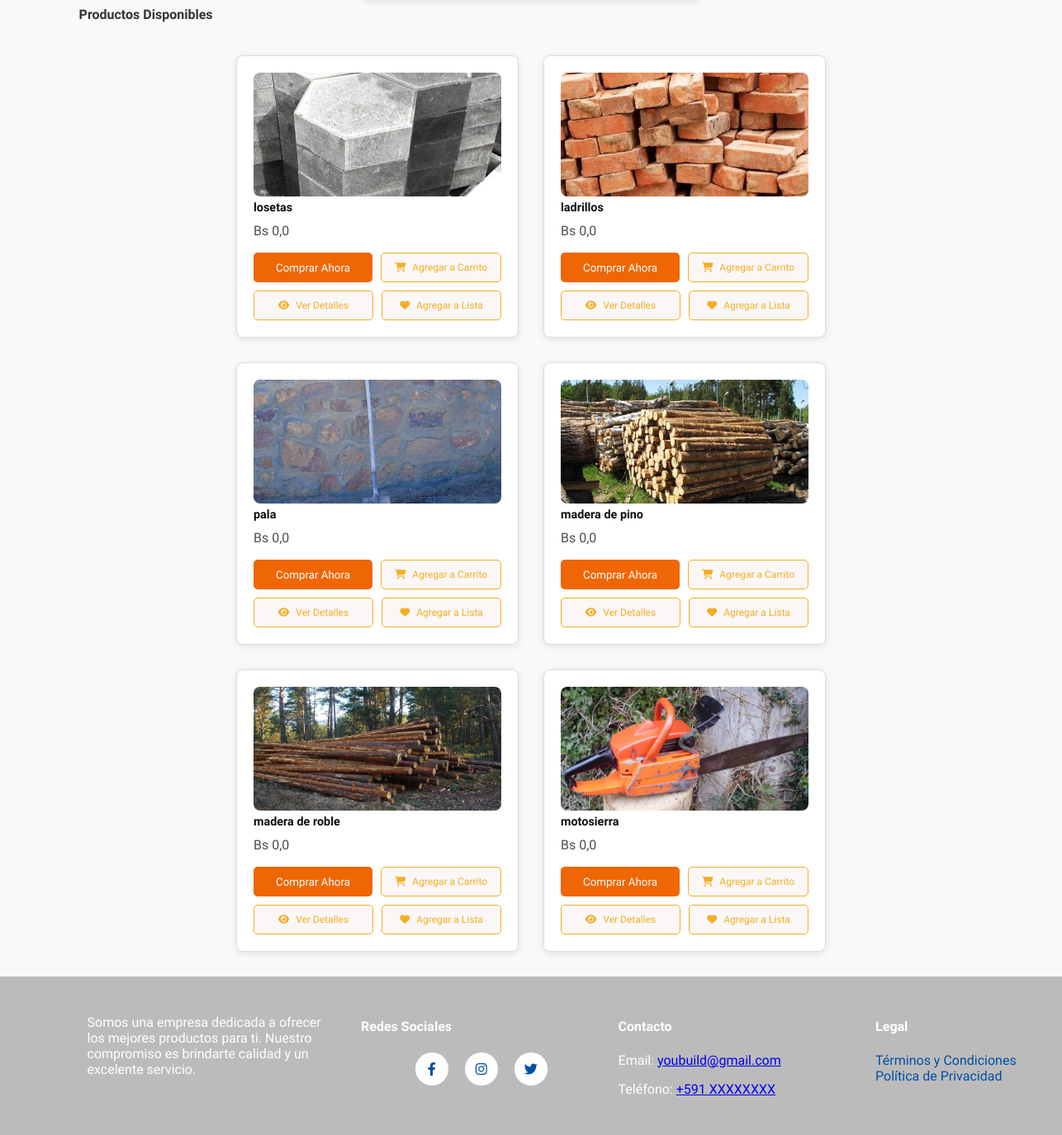
The page /buscar/ (signed in, lower part) on the database as committed earlier.
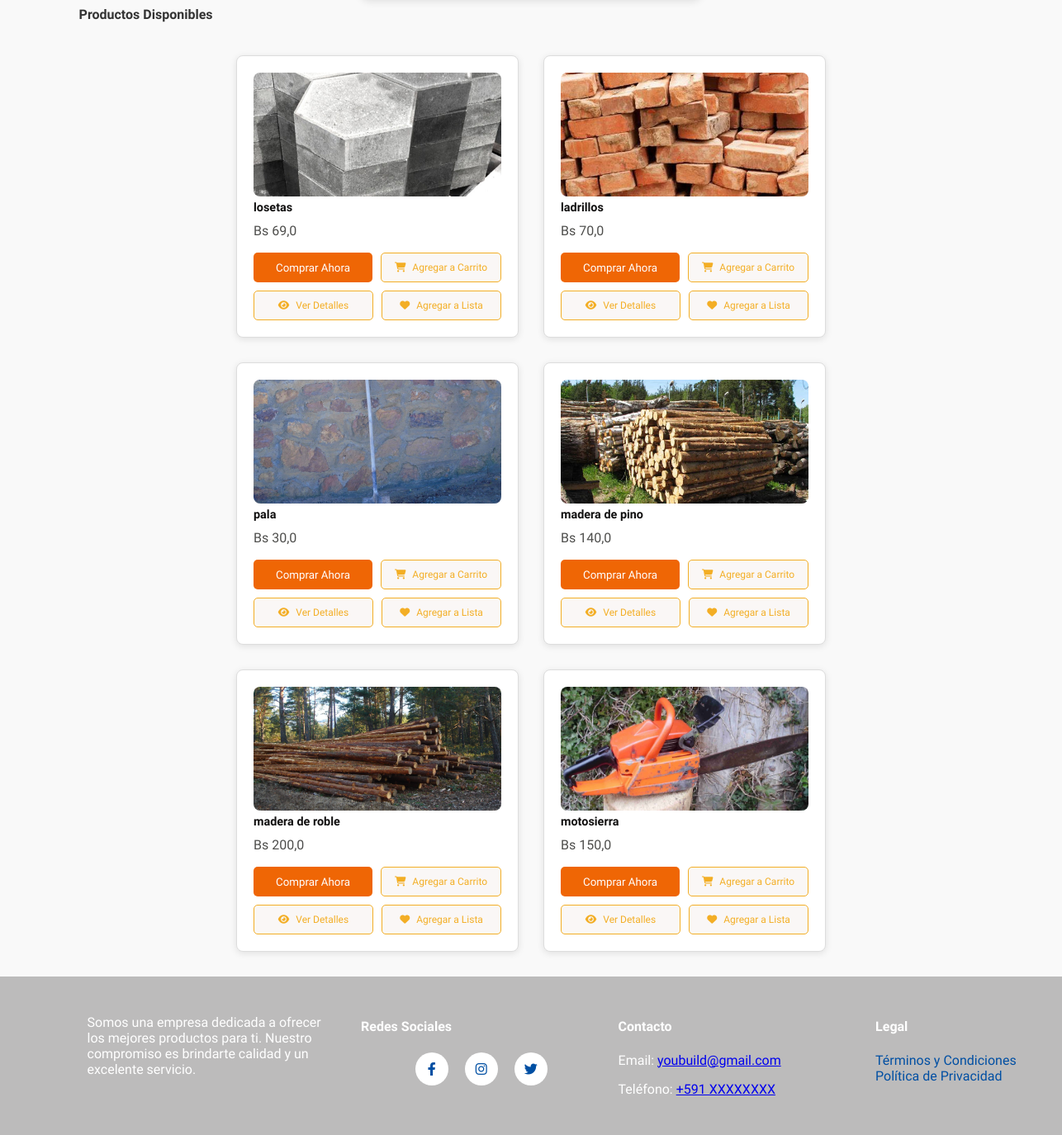
The same page on the database as committed later.
### sistema/models.py (models this page shows, shortened)
class ProductoDb(models.Model):
    ESTADO_CHOICES = [
        ('disponible', 'Disponible'),
        ('promocion', 'En Promoción'),
        ('vendido', 'Vendido'),
    ]
    nombre = models.CharField(max_length=50, verbose_name="Nombre")
    detalle = models.TextField(max_length=500, verbose_name="Detalle")
    precio = models.FloatField(verbose_name="Precio", validators=[MinValueValidator(0.0), MaxValueValidator(99999.9)])
    descuento = models.FloatField(default=0.0, validators=[MinValueValidator(0.0), MaxValueValidator(100.0)], verbose_name="Descuento (%)")
    estado = models.CharField(max_length=10, choices=ESTADO_CHOICES, default='disponible', verbose_name="Estado del Producto")
    fecha_inicio_promocion = models.DateTimeField(null=True, blank=True, verbose_name="Inicio de Promoción")
    fecha_fin_promocion = models.DateTimeField(null=True, blank=True, verbose_name="Fin de Promoción")
    disponible = models.BooleanField(default=True, verbose_name="Disponible para la venta")  # Para activar o desactivar el producto manualmente
    categoria_fk = models.ForeignKey(CategoriaDb, on_delete=models.CASCADE, null=True, blank=True)
    usuario_fk = models.ForeignKey(UsuarioDB, on_delete=models.CASCADE, null=True, blank=True)
    municipio_fk = models.ForeignKey(MunicipioDB, on_delete=models.CASCADE, null=True, blank=True, verbose_name="Municipio")
    direccion_1 = models.CharField(max_length=255, verbose_name="Dirección 1", null=True, blank=True)
    visitas = models.PositiveIntegerField(default=0, verbose_name="Visitas")
    cantidad = models.IntegerField(default=1)
    class Meta:
        db_table = "productos"
        verbose_name = "Producto"
        verbose_name_plural = "Productos"

class ImagenProductoDB(models.Model):
    producto_fk = models.ForeignKey(ProductoDb, on_delete=models.CASCADE, related_name="imagenes")
    imagen = models.ImageField(upload_to="productos", null=True)
    class Meta:
        verbose_name = "Imagen"
        verbose_name_plural = "Imágenes"

### sistema/views.py (the view)
# urls.py: path('buscar/', buscar_view, name='buscar'),
def buscar_view(request):
    q = request.GET.get('q', '')
    productos = ProductoDb.objects.filter(nombre__icontains=q)
    categorias = CategoriaDb.objects.all()
    favoritos_ids = []
    pag = 'index.html'
    if request.user.is_authenticated:
        pag = 'home.html'
        favoritos_ids = ListaFavoritosDB.objects.filter(usuario=request.user.usuariodb).values_list('producto_id', flat=True)
        print("Productos en favoritos:", list(favoritos_ids))
    request.session['productos_busqueda'] = [producto.id for producto in productos]
    return render(request, pag, {'producto': productos, 'categorias': categorias, "favoritos_ids": favoritos_ids,})

### sistema/context_processors.py (called while the page is built)
def cart_count(request):
    if request.user.is_authenticated:  # Only fetch the cart count for logged-in users
        try:
            usuario = request.user.usuariodb
            cart_count = CarritoProductoDB.objects.filter(carrito_fk__usuario_fk=usuario).aggregate(
                total_quantity=Sum('cantidad')
            )['total_quantity'] or 0
        except UsuarioDB.DoesNotExist:
            cart_count = 0
    else:
        cart_count = 0
    return {'cart_count': cart_count}

def user_profile(request):
    if request.user.is_authenticated:
        return {"usuario": request.user.usuariodb}
    return {}

### sistema/templates/home.html (shortened to what this page needs)
<!DOCTYPE html>
{% extends 'layoutReg.html' %}
{% load static %}
{% block extra_styles %}
<link rel="stylesheet" href="{% static 'resultadosVacios.css' %}" />
<link rel="stylesheet" href="{% static 'style.css' %}" />
<link rel="stylesheet" href="{% static 'listaProduct.css' %}" />
<link rel="stylesheet" href="{% static 'filtros.css' %}" />
<link rel="stylesheet" href="{% static 'Categorias.css' %}" />
<link rel="stylesheet" href="{% static 'CarruselOfert.css' %}" />
{% endblock %}
{% block content %}
<main>
  <h2 class="products-title">Productos Disponibles</h2>
  <div class="products-container">
    {% for producto in producto %}
      <div class="product">
          <img src="{{ producto.imagenes.first.imagen.url }}" alt="{{ producto.nombre }}" />
          <h3>{{ producto.nombre }}</h3>
          <p>Bs {{ producto.precio }}</p>
          <div class="buttons-container">
              <div class="button-row">
                  <button class="btn buy-now">Comprar Ahora</button>
                  <button class="btn add-to-cart" onclick="agregarAlCarrito({{ producto.id }})">
                      <i class="fas fa-shopping-cart"></i> Agregar a Carrito
                  </button>
              </div>
              <div class="button-row">
                  <button class="btn add-to-view" onclick="verDetalles({{ producto.id }})">
                      <i class="fas fa-eye"></i> Ver Detalles
                  </button>
                  <button
                        class="btn add-to-list"
                        onclick="agregarAFavoritos({{ producto.id }})"
                        id="favorito-btn-{{ producto.id }}">
                        <i class="fas fa-heart"></i>
                        {% if producto.id in favoritos_ids %}
                            En Favoritos
                        {% else %}
                            Agregar a Lista
                        {% endif %}
                    </button>
              </div>
          </div>
      </div>
    {% endfor %}
  </div>
</main>
{% endblock %}

Rows that differ between the two databases and show on the page:
changed ProductoDb "losetas": precio "0,0" → "69,0"
changed ProductoDb "ladrillos": precio "0,0" → "70,0"
changed ProductoDb "pala": precio "0,0" → "30,0"
changed ProductoDb "madera de pino": precio "0,0" → "140,0"
changed ProductoDb "madera de roble": precio "0,0" → "200,0"
changed ProductoDb "motosierra": precio "0,0" → "150,0"
